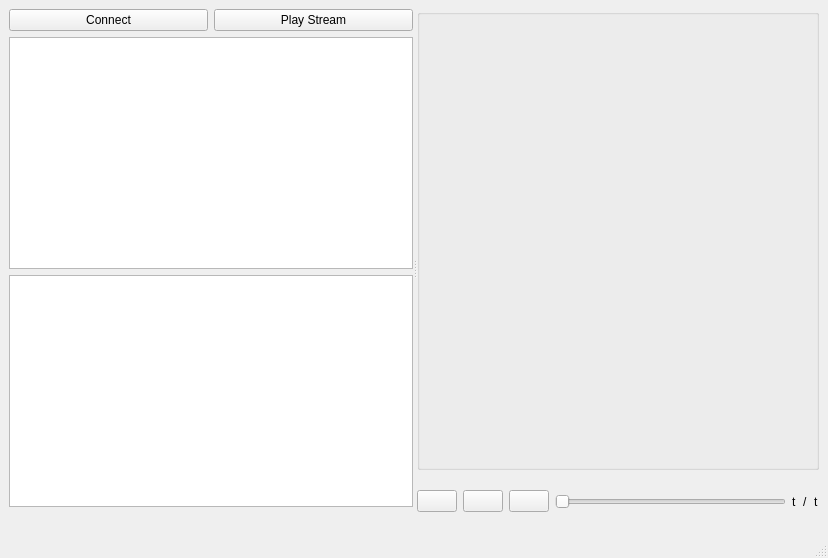
<?xml version="1.0" encoding="UTF-8"?>
<ui version="4.0">
 <class>MainWindow</class>
 <widget class="QMainWindow" name="MainWindow">
  <property name="geometry">
   <rect>
    <x>0</x>
    <y>0</y>
    <width>828</width>
    <height>558</height>
   </rect>
  </property>
  <property name="windowTitle">
   <string>MainWindow</string>
  </property>
  <widget class="QWidget" name="centralwidget">
   <layout class="QVBoxLayout" name="verticalLayout_3">
    <item>
     <widget class="QSplitter" name="splitter">
      <property name="orientation">
       <enum>Qt::Orientation::Horizontal</enum>
      </property>
      <widget class="QWidget" name="layoutWidget">
       <layout class="QVBoxLayout" name="verticalLayout">
        <item>
         <layout class="QHBoxLayout" name="horizontalLayout">
          <item>
           <widget class="QPushButton" name="btnConnect">
            <property name="text">
             <string>Connect</string>
            </property>
           </widget>
          </item>
          <item>
           <widget class="QPushButton" name="btnPlayStream">
            <property name="text">
             <string>Play Stream</string>
            </property>
           </widget>
          </item>
         </layout>
        </item>
        <item>
         <widget class="QTreeView" name="treeView"/>
        </item>
        <item>
         <widget class="QTreeView" name="treeView_Local"/>
        </item>
        <item>
         <widget class="QLabel" name="label_Video_Info">
          <property name="text">
           <string/>
          </property>
         </widget>
        </item>
       </layout>
      </widget>
      <widget class="QWidget" name="layoutWidget">
       <layout class="QVBoxLayout" name="verticalLayout_2" stretch="9,1">
        <item>
         <widget class="QGroupBox" name="groupBoxVideo">
          <property name="title">
           <string/>
          </property>
         </widget>
        </item>
        <item>
         <layout class="QHBoxLayout" name="horizontalLayout_4" stretch="1,9,0">
          <item>
           <layout class="QHBoxLayout" name="horizontalLayout_3" stretch="1,1,1">
            <item>
             <widget class="QPushButton" name="pushButton_Seek_Backward">
              <property name="text">
               <string/>
              </property>
             </widget>
            </item>
            <item>
             <widget class="QPushButton" name="pushButton_Seek_Forward">
              <property name="text">
               <string/>
              </property>
             </widget>
            </item>
            <item>
             <widget class="QPushButton" name="pushButton_Play_Pause">
              <property name="text">
               <string/>
              </property>
             </widget>
            </item>
           </layout>
          </item>
          <item>
           <widget class="QSlider" name="horizontalSlider_Duration">
            <property name="orientation">
             <enum>Qt::Orientation::Horizontal</enum>
            </property>
           </widget>
          </item>
          <item>
           <layout class="QHBoxLayout" name="horizontalLayout_2" stretch="5,0,5">
            <item>
             <widget class="QLabel" name="label_current_Time">
              <property name="text">
               <string>t</string>
              </property>
             </widget>
            </item>
            <item>
             <widget class="QLabel" name="label">
              <property name="text">
               <string>/</string>
              </property>
             </widget>
            </item>
            <item>
             <widget class="QLabel" name="label_Total_Time">
              <property name="text">
               <string>t</string>
              </property>
             </widget>
            </item>
           </layout>
          </item>
         </layout>
        </item>
       </layout>
      </widget>
     </widget>
    </item>
   </layout>
  </widget>
  <widget class="QMenuBar" name="menubar">
   <property name="geometry">
    <rect>
     <x>0</x>
     <y>0</y>
     <width>828</width>
     <height>36</height>
    </rect>
   </property>
  </widget>
  <widget class="QStatusBar" name="statusbar"/>
 </widget>
 <resources/>
 <connections/>
</ui>
